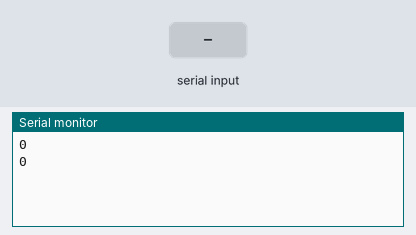
Simulated run of this sketch. Board: Arduino Uno, built with avr-gcc and run on an emulated ATmega328P. On the bench: the last lines printed to the serial monitor. Inputs (shaded band) come from the test bench.

Above: at 1.2 s.
1.3 s: "90,45\n" received over Serial
At 2.4 s:
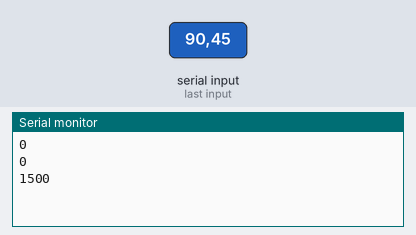
2.8 s: "30,150\n" received over Serial
At 6.1 s:
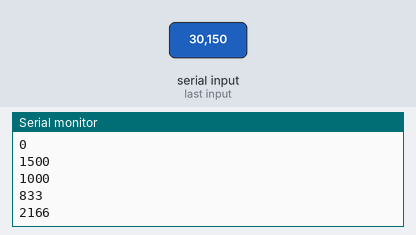
Timing chart, 0 to 7.6 s (numbered marks = the images above; inputs shaded):
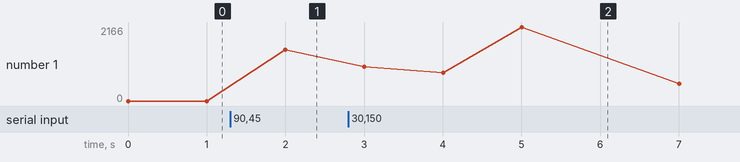

Measured:
- after the input at 1.3 s, the serial monitor: prints a new line after 0.70 s (image 1)
- after the input at 2.8 s, the serial monitor: prints a new line after 1.2 s (image 2)
- plotted number 1: 0 → 1500 after the input at 1.3 s

The sketch:

servro.ino
```cpp
const float frequency= 40;//in HZ
unsigned long x,angle;


void setup() {
  // put your setup code here, to run once:
  pinMode(A5,OUTPUT);
  Serial.begin(9600);
}

void loop() {
  if(Serial.available()>0){
    angle=Serial.parseInt();
    x=((2000*angle)/180)+500;
    //Serial.flush();
  }

  digitalWrite(A5,HIGH);
  Serial.println(x);
  delayMicroseconds(x);
  digitalWrite(A5,LOW);
  delay(1000);
}
```
